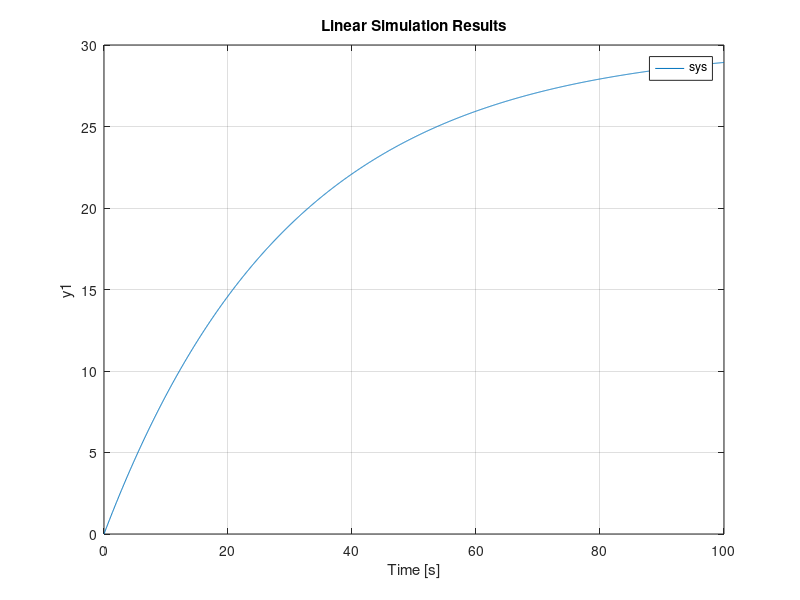

MATLAB code to generate this figure:
%% Initialize the system constants
m = 1500; % kg
b = 50; % N*s/m
F = 1500; % N

%% Set up state space matrices
A = [0 1; 0 -b/m];
B = [0; 1/m];
C = [0 1];
D = [0];

%% Set up state space equations
sys = ss(A, B, C, D);

%% Simulate the model
t = [0 : 0.05 : 100];
u = F * ones(size(t));
lsim(sys, u, t)
axis([0 100 0 30])